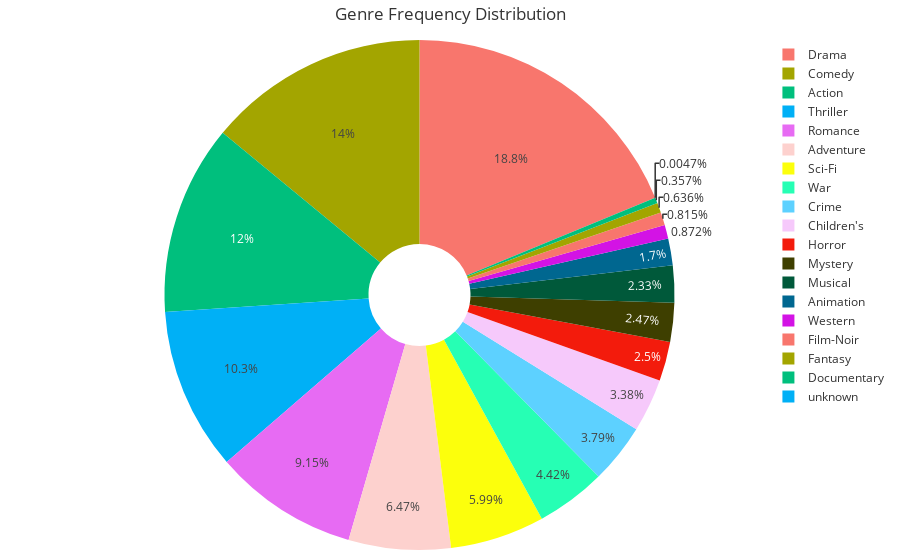

Here is the notebook cell this chart was saved with:
### Code cell
import plotly.express as px

genre_frequency_df = pd.DataFrame([genre_frequency]).T.reset_index()
genre_frequency_df.columns = ['genre', 'count']

# Plot Pie Chart (using Plotly)
pie_chart = px.pie(
    genre_frequency_df, 
    values='count', 
    names='genre', 
    title='Genre Frequency Distribution', 
    hole=0.2  # Add hole for donut-style chart
)

# Update layout and display
pie_chart.update_layout(
    margin=dict(l=10, r=10, t=40, b=10),
    template='ggplot2'
)

pie_chart.show()

### Figure 1 — Plotly figure (JSON) as saved in the notebook; plotly's stock layout.template omitted (floating-point values rounded to 4 significant figures)
{"data": [{"domain": {"x": [0, 1], "y": [0, 1]}, "hole": 0.2, "hovertemplate": "genre=%{label}<br>count=%{value}<extra></extra>", "labels": ["Comedy", "Crime", "Film-Noir", "Mystery", "Thriller", "Children's", "Drama", "Romance", "War", "Western", "Sci-Fi", "Action", "Adventure", "Musical", "Documentary", "Animation", "Horror", "Fantasy", "unknown"], "legendgroup": "", "name": "", "showlegend": true, "type": "pie", "values": [29832, 8055, 1733, 5245, 21872, 7182, 39895, 19461, 9398, 1854, 12730, 25589, 13753, 4954, 758, 3605, 5317, 1352, 10]}], "layout": {"legend": {"tracegroupgap": 0}, "margin": {"b": 10, "l": 10, "r": 10, "t": 40}, "title": {"text": "Genre Frequency Distribution"}}}
